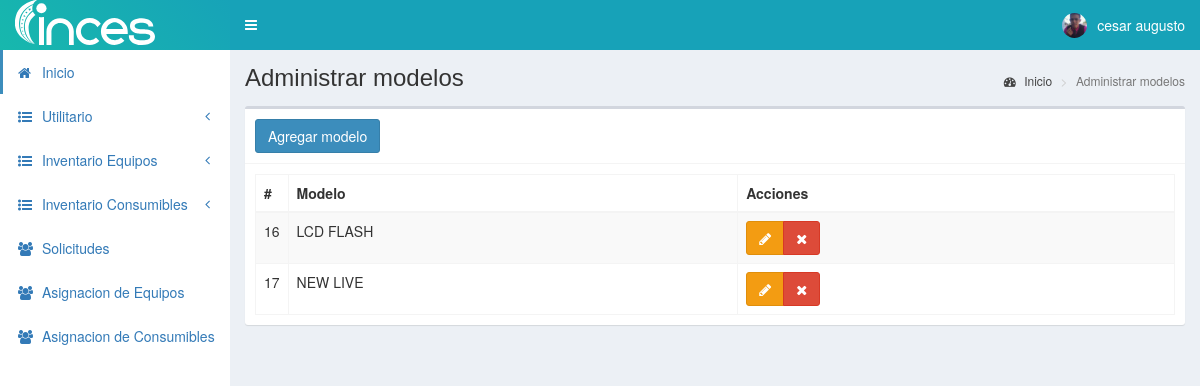
/modelo (signed in), run on the app's committed database.
### tables this page shows
CREATE TABLE `personal` (
  `id` int(11) NOT NULL,
  `cedula` int(11) NOT NULL,
  `nombres` text NOT NULL,
  `apellidos` text NOT NULL,
  `email` text NOT NULL,
  `telefono` text NOT NULL,
  `direccion` text NOT NULL,
  `fecha_nac` text NOT NULL,
  `cargo` int(11) NOT NULL,
  `departamento` int(11) NOT NULL,
  `estado` text NOT NULL,
  `fecha` timestamp NOT NULL DEFAULT current_timestamp() ON UPDATE current_timestamp()
);

CREATE TABLE `modelos` (
  `id` int(11) NOT NULL,
  `modelo` text NOT NULL,
  `idmarcaf` int(11) NOT NULL,
  `fecha` timestamp NOT NULL DEFAULT current_timestamp() ON UPDATE current_timestamp()
);

### controladores/plantilla.controlador.php (called while the page is built)
<?php
class ControladorPlantilla{
	static public function ctrPlantilla(){
		include "vistas/plantilla.php";
	}
}

### index.php (called while the page is built, shortened)
<?php
require_once "controladores/plantilla.controlador.php";
require_once "controladores/usuarios.controlador.php";
require_once "controladores/modelos.controlador.php";
require_once "controladores/asignacionC.controlador.php";
require_once "modelos/modelos.modelo.php";
require_once "modelos/personal.modelo.php";
$plantilla = new ControladorPlantilla();
$plantilla -> ctrPlantilla();

### modelos/conexion.php (called while the page is built)
<?php
class Conexion{
	static public function conectar(){
		$link = new PDO("mysql:host=localhost;dbname=pos",
			            "root",
			            "");
		$link->exec("set names utf8");
		return $link;
	}
}

### modelos/personal.modelo.php (called while the page is built, shortened)
<?php
require_once "conexion.php";
class ModeloPersonal{
	static public function mdlMostrarPersonals($tabla, $item, $valor){
		if($item == "id"){
			$stmt = Conexion::conectar()->prepare("SELECT * FROM $tabla WHERE $item = :$item");
			$stmt -> bindParam(":".$item, $valor, PDO::PARAM_INT);
			$stmt -> execute();
			return $stmt -> fetch();
		}else{
			$stmt = Conexion::conectar()->prepare("SELECT * FROM $tabla");
			$stmt -> execute();
			return $stmt -> fetchAll();
		}
	}
}
?>

### controladores/modelos.controlador.php (called while the page is built, shortened)
<?php
class ControladorModelo{
	static public function ctrMostrarModelos($item, $valor){
		$tabla = "modelos";
		$respuesta = ModeloModelos::mdlMostrarModelos($tabla, $item, $valor);
		return $respuesta;
	}
}

### modelos/modelos.modelo.php (called while the page is built, shortened)
<?php
require_once "conexion.php";
class ModeloModelos{
	static public function mdlMostrarModelos($tabla, $item, $valor){
		if($item != null){
			$stmt = Conexion::conectar()->prepare("SELECT * FROM $tabla WHERE $item = :$item");
			$stmt -> bindParam(":".$item, $valor, PDO::PARAM_STR);
			$stmt -> execute();
			return $stmt -> fetch();
		}else{
			$stmt = Conexion::conectar()->prepare("SELECT * FROM $tabla");
			$stmt -> execute();
			return $stmt -> fetchAll();
		}
	}
}

### vistas/modulos/modelo.php (the view, shortened to what this page needs)
<div class="content-wrapper">
  <section class="content-header">
    <h1>
      Administrar modelos
    </h1>
    <ol class="breadcrumb">
      <li><a href="inicio"><i class="fa fa-dashboard"></i> Inicio</a></li>
      <li class="active">Administrar modelos</li>
    </ol>
  </section>
  <section class="content">
    <div class="box">
      <div class="box-header with-border">
        <button class="btn btn-primary" data-toggle="modal" data-target="#modalAgregarModelo">
          Agregar modelo
        </button>
      </div>
      <div class="box-body">
       <table class="table table-bordered table-striped dt-responsive tablas" width="100%">
        <thead>
         <tr>
           <th style="width:10px">#</th>
           <th>Modelo</th>
           <th>Acciones</th>
         </tr>
        </thead>
        <tbody>
        <?php
          $item = null;
          $valor = null;
          $modelos = ControladorModelo::ctrMostrarModelos($item, $valor);
          foreach ($modelos as $key => $value) {
            echo ' <tr>
                   <td>'.$value["id"].'</td>
                    <td class="text-uppercase">'.$value["modelo"].'</td>
                    <td>
                      <div class="btn-group">
                        <button class="btn btn-warning btnEditarModelo" idModelo="'.$value["id"].'" data-toggle="modal" data-target="#modalEditarModelo"><i class="fa fa-pencil"></i></button>
                        <button class="btn btn-danger btnEliminarModelo" idModelo="'.$value["id"].'"><i class="fa fa-times"></i></button>
                      </div>
                    </td>
                  </tr>';
          }
        ?>
        </tbody>
       </table>
      </div>
    </div>
  </section>
</div>

### vistas/modulos/cabezote.php (shortened to what this page needs)
<header class="main-header">
<a href="inicio" class="logo">
	<span class="logo-lg">
		<img src="vistas/img/plantilla/logo-blanco-lineal.svg" style="height:45px" class="img-responsive" style="padding:10px 0px">
	</span>
</a>
<nav class="navbar navbar-static-top" role="navigation">
 	<a href="#" class="sidebar-toggle" data-toggle="push-menu" role="button">
     	</a>
	<div class="navbar-custom-menu">
		<ul class="nav navbar-nav">
			<li class="dropdown user user-menu">
				<a href="#" class="dropdown-toggle" data-toggle="dropdown">
				<?php
				if($_SESSION["foto"] != ""){
					echo '<img src="'.$_SESSION["foto"].'" class="user-image">';
				}else{
					echo '<img src="vistas/img/usuarios/default/anonymous.png" class="user-image">';
				}
				?>
                     <?php  $tabla = "personal";
                            $item = "id";
                            $valor = $_SESSION["nombre"];
						   $respuesta1 = ModeloPersonal::MdlMostrarPersonals($tabla, $item, $valor);
						   ?>
					<span class="hidden-xs"><?php  echo $respuesta1["nombres"] ?></span>
				</a>
			</li>
		</ul>
	</div>
</nav>
</header>

### data on the page
personal: nombres "cesar augusto"
modelos: id "16", modelo "LCD FLASH"
modelos: id "17", modelo "NEW LIVE"
